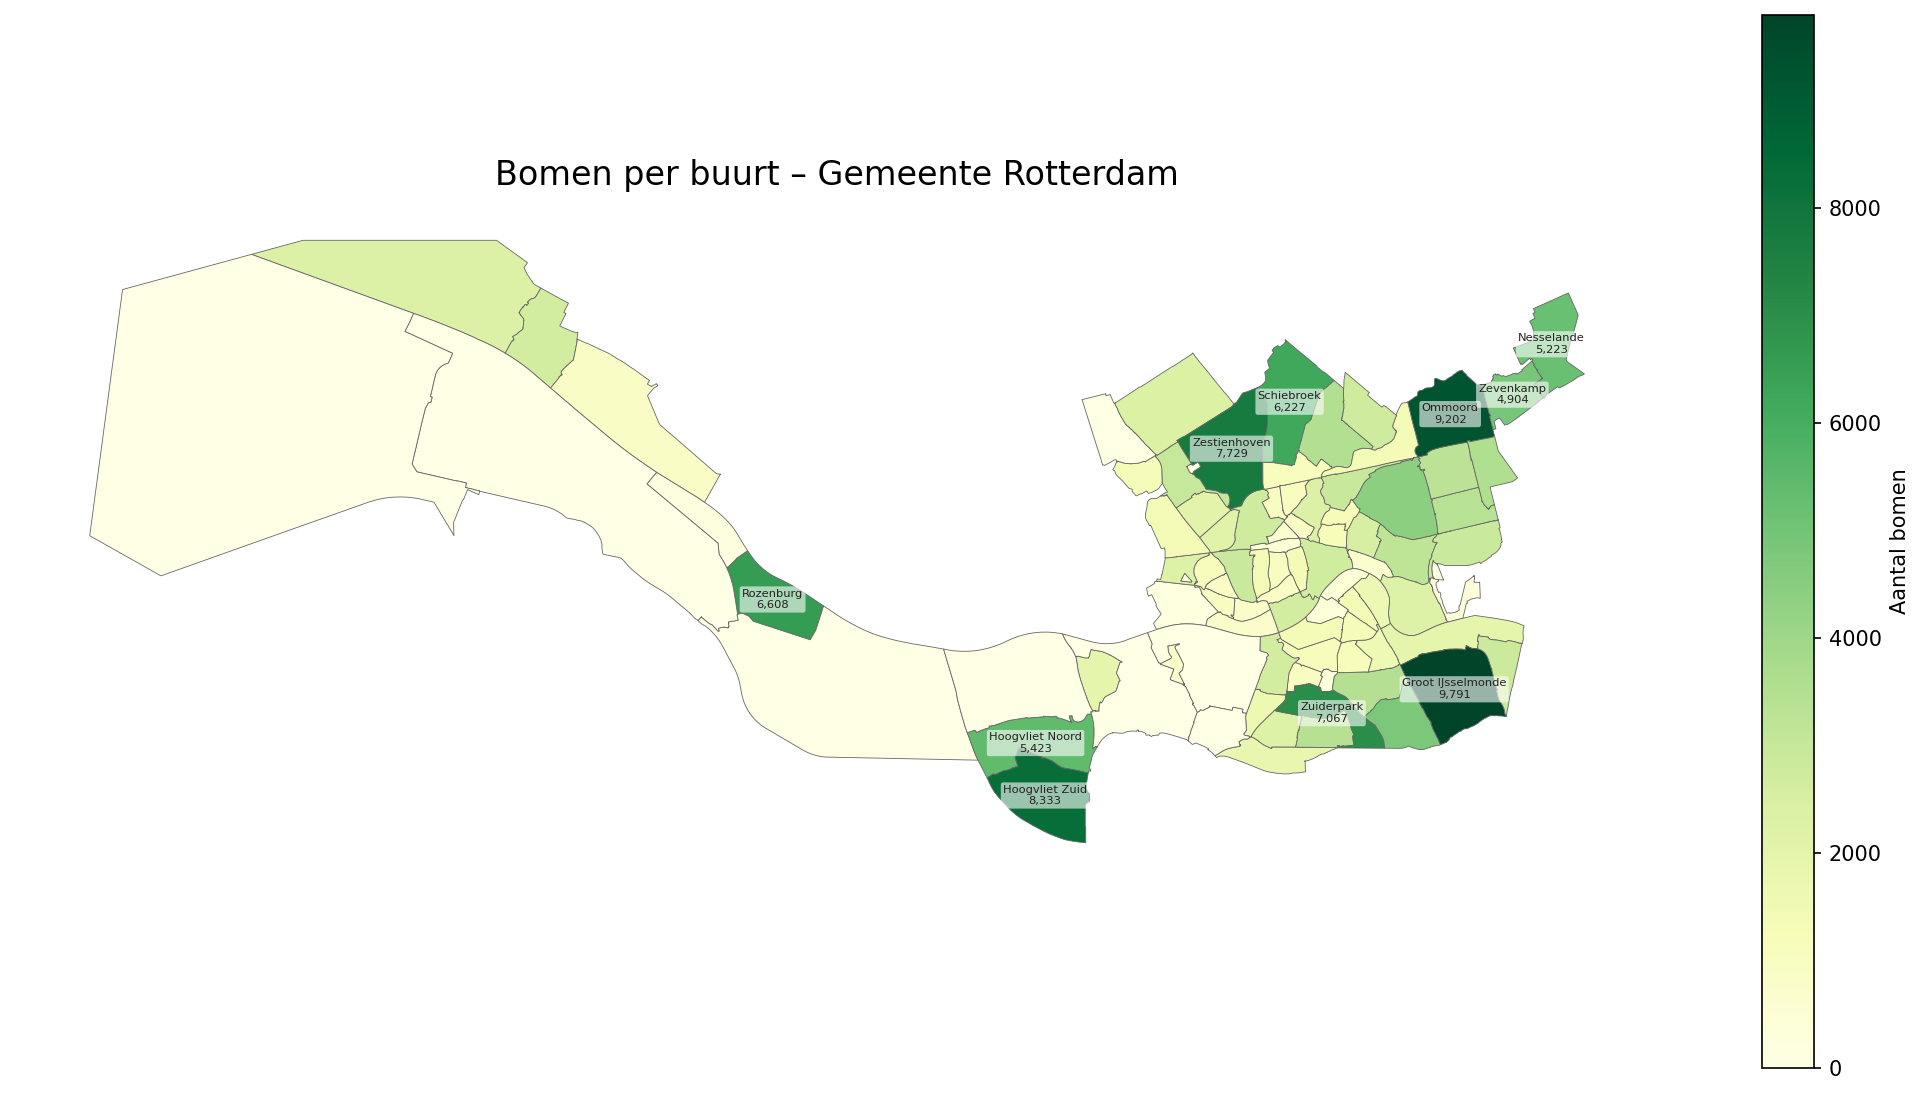

The script that saved this image:
"""Bomen per buurt - choropleth kaart (statisch + interactief)."""

import glob
import geopandas as gpd
import pandas as pd
import matplotlib.pyplot as plt
import matplotlib.colors as mcolors
import folium
from pathlib import Path

BASE = Path("/Users/ds/Werk/GEOAI test/General data/Data")
OUT  = Path("/Users/ds/Werk/GEOAI test/output")

# ── 1. Laad buurten ──────────────────────────────────────────────────────────
print("Buurten laden...")
buurten = gpd.read_file(BASE / "tir_buurten.geojson").set_crs(epsg=28992, allow_override=True)

# ── 2. Laad alle bomen chunks ─────────────────────────────────────────────────
print("Bomen laden (alle chunks)...")
chunks = sorted(glob.glob(str(BASE / "bomen_chunks" / "*.geojson")))
bomen = pd.concat([gpd.read_file(c) for c in chunks], ignore_index=True)
bomen = gpd.GeoDataFrame(bomen, geometry="geometry", crs="EPSG:28992")
print(f"  {len(bomen):,} bomen geladen uit {len(chunks)} chunks")

# ── 3. Spatial join: boom → buurt ─────────────────────────────────────────────
print("Spatial join uitvoeren...")
joined = gpd.sjoin(bomen[["geometry"]], buurten[["BUURTNAAM", "GEBDNAAM", "geometry"]],
                   how="inner", predicate="within")
counts = joined.groupby("BUURTNAAM").size().reset_index(name="aantal_bomen")
buurten = buurten.merge(counts, on="BUURTNAAM", how="left")
buurten["aantal_bomen"] = buurten["aantal_bomen"].fillna(0).astype(int)

top10 = buurten.nlargest(10, "aantal_bomen")[["BUURTNAAM", "GEBDNAAM", "aantal_bomen"]]
print("\nTop 10 buurten met meeste bomen:")
print(top10.to_string(index=False))

# ── 4. Statische choropleth (PNG) ─────────────────────────────────────────────
print("\nStatische kaart opslaan...")
fig, ax = plt.subplots(1, 1, figsize=(14, 12))
buurten.plot(
    column="aantal_bomen",
    cmap="YlGn",
    legend=True,
    legend_kwds={"label": "Aantal bomen", "shrink": 0.6},
    edgecolor="#666666",
    linewidth=0.4,
    ax=ax,
    missing_kwds={"color": "#eeeeee", "label": "Geen data"},
)
# Voeg buurtnamen toe voor top 10
for _, row in buurten.nlargest(10, "aantal_bomen").iterrows():
    cx = row.geometry.centroid.x
    cy = row.geometry.centroid.y
    ax.annotate(
        f"{row['BUURTNAAM']}\n{row['aantal_bomen']:,}",
        xy=(cx, cy), ha="center", va="center",
        fontsize=5.5, color="#222222",
        bbox=dict(boxstyle="round,pad=0.2", fc="white", alpha=0.6, ec="none"),
    )
ax.set_title("Bomen per buurt – Gemeente Rotterdam", fontsize=16, pad=12)
ax.set_axis_off()
plt.tight_layout()
out_png = OUT / "bomen_per_buurt.png"
plt.savefig(out_png, dpi=150, bbox_inches="tight")
plt.close()
print(f"  Opgeslagen: {out_png}")

# ── 5. Interactieve Folium choropleth (HTML) ──────────────────────────────────
print("Interactieve kaart opslaan...")
buurten_wgs = buurten.to_crs(epsg=4326)

m = folium.Map(location=[51.9225, 4.47917], zoom_start=12, tiles="CartoDB positron")

choropleth = folium.Choropleth(
    geo_data=buurten_wgs.__geo_interface__,
    data=buurten_wgs,
    columns=["BUURTNAAM", "aantal_bomen"],
    key_on="feature.properties.BUURTNAAM",
    fill_color="YlGn",
    fill_opacity=0.75,
    line_opacity=0.5,
    nan_fill_color="#eeeeee",
    legend_name="Aantal bomen per buurt",
    highlight=True,
).add_to(m)

# Tooltip met naam + aantal
folium.GeoJsonTooltip(
    fields=["BUURTNAAM", "GEBDNAAM", "aantal_bomen"],
    aliases=["Buurt:", "Gebied:", "Aantal bomen:"],
    style="font-size:13px;",
).add_to(choropleth.geojson)

folium.LayerControl().add_to(m)

out_html = OUT / "bomen_per_buurt.html"
m.save(str(out_html))
print(f"  Opgeslagen: {out_html}")

print("\nKlaar!")
